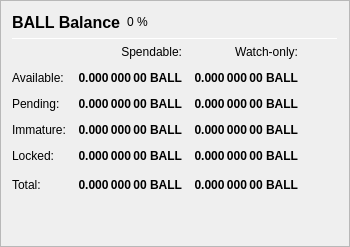
                   <widget class="QFrame" name="frame_Balances">
                    <property name="frameShape">
                     <enum>QFrame::StyledPanel</enum>
                    </property>
                    <property name="frameShadow">
                     <enum>QFrame::Raised</enum>
                    </property>
                    <layout class="QVBoxLayout" name="verticalLayout_4">
                     <item>
                      <layout class="QHBoxLayout" name="horizontalLayout_4">
                       <item>
                        <widget class="QLabel" name="label_5">
                         <property name="minimumSize">
                          <size>
                           <width>0</width>
                           <height>20</height>
                          </size>
                         </property>
                         <property name="font">
                          <font>
                           <pointsize>12</pointsize>
                           <weight>75</weight>
                           <bold>true</bold>
                          </font>
                         </property>
                         <property name="text">
                          <string>BALL Balance</string>
                         </property>
                        </widget>
                       </item>
                       <item>
                        <widget class="QLabel" name="labelBALLPercent">
                         <property name="text">
                          <string notr="true">0 %</string>
                         </property>
                        </widget>
                       </item>
                       <item>
                        <spacer name="horizontalSpacer_3">
                         <property name="orientation">
                          <enum>Qt::Horizontal</enum>
                         </property>
                         <property name="sizeHint" stdset="0">
                          <size>
                           <width>40</width>
                           <height>20</height>
                          </size>
                         </property>
                        </spacer>
                       </item>
                      </layout>
                     </item>
                     <item>
                      <widget class="Line" name="line_Balance">
                       <property name="minimumSize">
                        <size>
                         <width>0</width>
                         <height>1</height>
                        </size>
                       </property>
                       <property name="maximumSize">
                        <size>
                         <width>16777215</width>
                         <height>1</height>
                        </size>
                       </property>
                       <property name="orientation">
                        <enum>Qt::Horizontal</enum>
                       </property>
                      </widget>
                     </item>
                     <item>
                      <layout class="QGridLayout" name="gridLayout">
                       <property name="spacing">
                        <number>12</number>
                       </property>
                       <item row="0" column="1">
                        <widget class="QLabel" name="labelSpendable">
                         <property name="text">
                          <string>Spendable:</string>
                         </property>
                         <property name="alignment">
                          <set>Qt::AlignRight|Qt::AlignTrailing|Qt::AlignVCenter</set>
                         </property>
                        </widget>
                       </item>
                       <item row="0" column="2">
                        <widget class="QLabel" name="labelWatchonly">
                         <property name="text">
                          <string>Watch-only:</string>
                         </property>
                         <property name="alignment">
                          <set>Qt::AlignRight|Qt::AlignTrailing|Qt::AlignVCenter</set>
                         </property>
                        </widget>
                       </item>
                       <item row="1" column="0">
                        <widget class="QLabel" name="labelBalanceText">
                         <property name="text">
                          <string>Available:</string>
                         </property>
                        </widget>
                       </item>
                       <item row="1" column="1">
                        <widget class="QLabel" name="labelBalance">
                         <property name="font">
                          <font>
                           <weight>75</weight>
                           <bold>true</bold>
                          </font>
                         </property>
                         <property name="cursor">
                          <cursorShape>IBeamCursor</cursorShape>
                         </property>
                         <property name="toolTip">
                          <string>Your current spendable balance</string>
                         </property>
                         <property name="text">
                          <string notr="true">0.000 000 00 BALL</string>
                         </property>
                         <property name="alignment">
                          <set>Qt::AlignRight|Qt::AlignTrailing|Qt::AlignVCenter</set>
                         </property>
                         <property name="textInteractionFlags">
                          <set>Qt::LinksAccessibleByMouse|Qt::TextSelectableByKeyboard|Qt::TextSelectableByMouse</set>
                         </property>
                        </widget>
                       </item>
                       <item row="1" column="2">
                        <widget class="QLabel" name="labelWatchAvailable">
                         <property name="font">
                          <font>
                           <weight>75</weight>
                           <bold>true</bold>
                          </font>
                         </property>
                         <property name="cursor">
                          <cursorShape>IBeamCursor</cursorShape>
                         </property>
                         <property name="toolTip">
                          <string>Your current balance in watch-only addresses</string>
                         </property>
                         <property name="text">
                          <string notr="true">0.000 000 00 BALL</string>
                         </property>
                         <property name="alignment">
                          <set>Qt::AlignRight|Qt::AlignTrailing|Qt::AlignVCenter</set>
                         </property>
                         <property name="textInteractionFlags">
                          <set>Qt::LinksAccessibleByMouse|Qt::TextSelectableByKeyboard|Qt::TextSelectableByMouse</set>
                         </property>
                        </widget>
                       </item>
                       <item row="2" column="0">
                        <widget class="QLabel" name="labelPendingText">
                         <property name="text">
                          <string>Pending:</string>
                         </property>
                        </widget>
                       </item>
                       <item row="2" column="1">
                        <widget class="QLabel" name="labelUnconfirmed">
                         <property name="font">
                          <font>
                           <weight>75</weight>
                           <bold>true</bold>
                          </font>
                         </property>
                         <property name="cursor">
                          <cursorShape>IBeamCursor</cursorShape>
                         </property>
                         <property name="toolTip">
                          <string>Total of transactions that have yet to be confirmed, and do not yet count toward the spendable balance</string>
                         </property>
                         <property name="text">
                          <string notr="true">0.000 000 00 BALL</string>
                         </property>
                         <property name="alignment">
                          <set>Qt::AlignRight|Qt::AlignTrailing|Qt::AlignVCenter</set>
                         </property>
                         <property name="textInteractionFlags">
                          <set>Qt::LinksAccessibleByMouse|Qt::TextSelectableByKeyboard|Qt::TextSelectableByMouse</set>
                         </property>
                        </widget>
                       </item>
                       <item row="2" column="2">
                        <widget class="QLabel" name="labelWatchPending">
                         <property name="font">
                          <font>
                           <weight>75</weight>
                           <bold>true</bold>
                          </font>
                         </property>
                         <property name="cursor">
                          <cursorShape>IBeamCursor</cursorShape>
                         </property>
                         <property name="toolTip">
                          <string>Unconfirmed transactions to watch-only addresses</string>
                         </property>
                         <property name="text">
                          <string notr="true">0.000 000 00 BALL</string>
                         </property>
                         <property name="alignment">
                          <set>Qt::AlignRight|Qt::AlignTrailing|Qt::AlignVCenter</set>
                         </property>
                         <property name="textInteractionFlags">
                          <set>Qt::LinksAccessibleByMouse|Qt::TextSelectableByKeyboard|Qt::TextSelectableByMouse</set>
                         </property>
                        </widget>
                       </item>
                       <item row="3" column="0">
                        <widget class="QLabel" name="labelImmatureText">
                         <property name="text">
                          <string>Immature:</string>
                         </property>
                        </widget>
                       </item>
                       <item row="3" column="1">
                        <widget class="QLabel" name="labelImmature">
                         <property name="font">
                          <font>
                           <weight>75</weight>
                           <bold>true</bold>
                          </font>
                         </property>
                         <property name="cursor">
                          <cursorShape>IBeamCursor</cursorShape>
                         </property>
                         <property name="toolTip">
                          <string>Staked or masternode rewards that has not yet matured</string>
                         </property>
                         <property name="text">
                          <string notr="true">0.000 000 00 BALL</string>
                         </property>
                         <property name="alignment">
                          <set>Qt::AlignRight|Qt::AlignTrailing|Qt::AlignVCenter</set>
                         </property>
                         <property name="textInteractionFlags">
                          <set>Qt::LinksAccessibleByMouse|Qt::TextSelectableByKeyboard|Qt::TextSelectableByMouse</set>
                         </property>
                        </widget>
                       </item>
                       <item row="3" column="2">
                        <widget class="QLabel" name="labelWatchImmature">
                         <property name="font">
                          <font>
                           <weight>75</weight>
                           <bold>true</bold>
                          </font>
                         </property>
                         <property name="cursor">
                          <cursorShape>IBeamCursor</cursorShape>
                         </property>
                         <property name="toolTip">
                          <string>Staked or masternode rewards in watch-only addresses that has not yet matured</string>
                         </property>
                         <property name="text">
                          <string notr="true">0.000 000 00 BALL</string>
                         </property>
                         <property name="alignment">
                          <set>Qt::AlignRight|Qt::AlignTrailing|Qt::AlignVCenter</set>
                         </property>
                         <property name="textInteractionFlags">
                          <set>Qt::LinksAccessibleByMouse|Qt::TextSelectableByKeyboard|Qt::TextSelectableByMouse</set>
                         </property>
                        </widget>
                       </item>
                       <item row="4" column="0">
                        <widget class="QLabel" name="labelLockedBalanceText">
                         <property name="toolTip">
                          <string>Locked BALL or Masternode collaterals. These are excluded from zBALL minting.</string>
                         </property>
                         <property name="text">
                          <string>Locked:</string>
                         </property>
                        </widget>
                       </item>
                       <item row="4" column="1">
                        <widget class="QLabel" name="labelLockedBalance">
                         <property name="font">
                          <font>
                           <weight>75</weight>
                           <bold>true</bold>
                          </font>
                         </property>
                         <property name="cursor">
                          <cursorShape>IBeamCursor</cursorShape>
                         </property>
                         <property name="toolTip">
                          <string>Locked BALL or Masternode collaterals. These are excluded from zBALL minting.</string>
                         </property>
                         <property name="text">
                          <string notr="true">0.000 000 00 BALL</string>
                         </property>
                         <property name="alignment">
                          <set>Qt::AlignRight|Qt::AlignTrailing|Qt::AlignVCenter</set>
                         </property>
                         <property name="textInteractionFlags">
                          <set>Qt::LinksAccessibleByMouse|Qt::TextSelectableByKeyboard|Qt::TextSelectableByMouse</set>
                         </property>
                        </widget>
                       </item>
                       <item row="4" column="2">
                        <widget class="QLabel" name="labelWatchLocked">
                         <property name="font">
                          <font>
                           <weight>75</weight>
                           <bold>true</bold>
                          </font>
                         </property>
                         <property name="cursor">
                          <cursorShape>IBeamCursor</cursorShape>
                         </property>
                         <property name="toolTip">
                          <string>Current locked balance in watch-only addresses</string>
                         </property>
                         <property name="text">
                          <string notr="true">0.000 000 00 BALL</string>
                         </property>
                         <property name="alignment">
                          <set>Qt::AlignRight|Qt::AlignTrailing|Qt::AlignVCenter</set>
                         </property>
                         <property name="textInteractionFlags">
                          <set>Qt::LinksAccessibleByMouse|Qt::TextSelectableByKeyboard|Qt::TextSelectableByMouse</set>
                         </property>
                        </widget>
                       </item>
                       <item row="5" column="0">
                        <widget class="QLabel" name="labelTotalText">
                         <property name="toolTip">
                          <string>Your current BALLcoin balance, unconfirmed and immature transactions included</string>
                         </property>
                         <property name="text">
                          <string>Total:</string>
                         </property>
                        </widget>
                       </item>
                       <item row="5" column="1">
                        <widget class="QLabel" name="labelTotal">
                         <property name="font">
                          <font>
                           <weight>75</weight>
                           <bold>true</bold>
                          </font>
                         </property>
                         <property name="cursor">
                          <cursorShape>IBeamCursor</cursorShape>
                         </property>
                         <property name="toolTip">
                          <string>Your current BALLcoin balance, unconfirmed and immature transactions included</string>
                         </property>
                         <property name="text">
                          <string notr="true">0.000 000 00 BALL</string>
                         </property>
                         <property name="alignment">
                          <set>Qt::AlignRight|Qt::AlignTrailing|Qt::AlignVCenter</set>
                         </property>
                         <property name="textInteractionFlags">
                          <set>Qt::LinksAccessibleByMouse|Qt::TextSelectableByKeyboard|Qt::TextSelectableByMouse</set>
                         </property>
                        </widget>
                       </item>
                       <item row="5" column="2">
                        <widget class="QLabel" name="labelWatchTotal">
                         <property name="font">
                          <font>
                           <weight>75</weight>
                           <bold>true</bold>
                          </font>
                         </property>
                         <property name="cursor">
                          <cursorShape>IBeamCursor</cursorShape>
                         </property>
                         <property name="toolTip">
                          <string>Current total balance in watch-only addresses</string>
                         </property>
                         <property name="text">
                          <string notr="true">0.000 000 00 BALL</string>
                         </property>
                         <property name="alignment">
                          <set>Qt::AlignRight|Qt::AlignTrailing|Qt::AlignVCenter</set>
                         </property>
                         <property name="textInteractionFlags">
                          <set>Qt::LinksAccessibleByMouse|Qt::TextSelectableByKeyboard|Qt::TextSelectableByMouse</set>
                         </property>
                        </widget>
                       </item>
                       <item row="5" column="3">
                        <spacer name="horizontalSpacer_9">
                         <property name="orientation">
                          <enum>Qt::Horizontal</enum>
                         </property>
                         <property name="sizeHint" stdset="0">
                          <size>
                           <width>40</width>
                           <height>20</height>
                          </size>
                         </property>
                        </spacer>
                       </item>
                      </layout>
                     </item>
                     <item>
                      <spacer name="verticalSpacer_3">
                       <property name="orientation">
                        <enum>Qt::Vertical</enum>
                       </property>
                       <property name="sizeHint" stdset="0">
                        <size>
                         <width>20</width>
                         <height>40</height>
                        </size>
                       </property>
                      </spacer>
                     </item>
                    </layout>
                   </widget>
